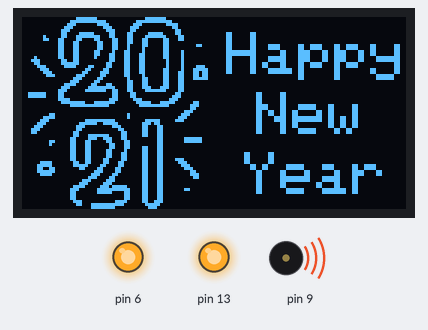
The sketch below on a simulated Arduino Uno, built with avr-gcc and run on an emulated ATmega328P. Parts: 128×64 one-colour display, output pins drawn as LEDs (lit = HIGH), buzzer (waves = sounding).

Above: at 1.1 s.
At 11.0 s:
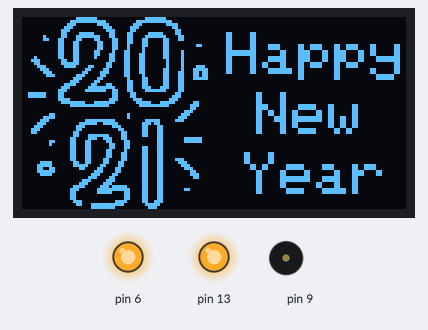
At 26.6 s:
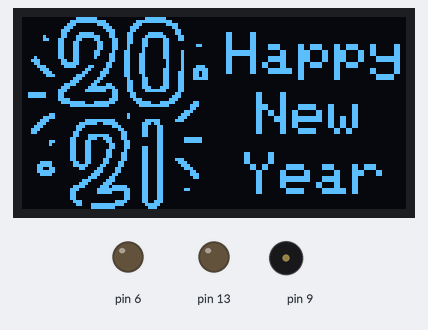
Timing chart, 0 to 28.1 s (numbered marks = the images above):
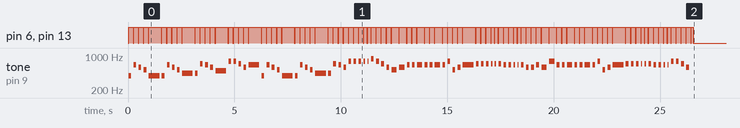

The sketch:

2021.ino
```cpp
/*
  We Wish You a Merry Christmas - Traditional Christmas song
  Connect a piezo buzzer or speaker to pin 11 or select a new pin.
  More songs available at https://github.com/robsoncouto/arduino-songs

                                              Robson Couto, 2019
*/
#include <SPI.h>
#include <Wire.h>
#include <Adafruit_GFX.h>
#include <Adafruit_SSD1306.h>
#define NOTE_B0  31
#define NOTE_C1  33
#define NOTE_CS1 35
#define NOTE_D1  37
#define NOTE_DS1 39
#define NOTE_E1  41
#define NOTE_F1  44
#define NOTE_FS1 46
#define NOTE_G1  49
#define NOTE_GS1 52
#define NOTE_A1  55
#define NOTE_AS1 58
#define NOTE_B1  62
#define NOTE_C2  65
#define NOTE_CS2 69
#define NOTE_D2  73
#define NOTE_DS2 78
#define NOTE_E2  82
#define NOTE_F2  87
#define NOTE_FS2 93
#define NOTE_G2  98
#define NOTE_GS2 104
#define NOTE_A2  110
#define NOTE_AS2 117
#define NOTE_B2  123
#define NOTE_C3  131
#define NOTE_CS3 139
#define NOTE_D3  147
#define NOTE_DS3 156
#define NOTE_E3  165
#define NOTE_F3  175
#define NOTE_FS3 185
#define NOTE_G3  196
#define NOTE_GS3 208
#define NOTE_A3  220
#define NOTE_AS3 233
#define NOTE_B3  247
#define NOTE_C4  262
#define NOTE_CS4 277
#define NOTE_D4  294
#define NOTE_DS4 311
#define NOTE_E4  330
#define NOTE_F4  349
#define NOTE_FS4 370
#define NOTE_G4  392
#define NOTE_GS4 415
#define NOTE_A4  440
#define NOTE_AS4 466
#define NOTE_B4  494
#define NOTE_C5  523
#define NOTE_CS5 554
#define NOTE_D5  587
#define NOTE_DS5 622
#define NOTE_E5  659
#define NOTE_F5  698
#define NOTE_FS5 740
#define NOTE_G5  784
#define NOTE_GS5 831
#define NOTE_A5  880
#define NOTE_AS5 932
#define NOTE_B5  988
#define NOTE_C6  1047
#define NOTE_CS6 1109
#define NOTE_D6  1175
#define NOTE_DS6 1245
#define NOTE_E6  1319
#define NOTE_F6  1397
#define NOTE_FS6 1480
#define NOTE_G6  1568
#define NOTE_GS6 1661
#define NOTE_A6  1760
#define NOTE_AS6 1865
#define NOTE_B6  1976
#define NOTE_C7  2093
#define NOTE_CS7 2217
#define NOTE_D7  2349
#define NOTE_DS7 2489
#define NOTE_E7  2637
#define NOTE_F7  2794
#define NOTE_FS7 2960
#define NOTE_G7  3136
#define NOTE_GS7 3322
#define NOTE_A7  3520
#define NOTE_AS7 3729
#define NOTE_B7  3951
#define NOTE_C8  4186
#define NOTE_CS8 4435
#define NOTE_D8  4699
#define NOTE_DS8 4978
#define REST      0
//Display
#define OLED_DC     A3
#define OLED_CS     A5
#define OLED_RESET  A4
Adafruit_SSD1306 display(OLED_DC, OLED_RESET, OLED_CS);

const unsigned char PROGMEM chr [] = {
0x00, 0x00, 0x3F, 0x80, 0x00, 0x7F, 0x00, 0x00, 0x00, 0x00, 0xFF, 0xF0, 0x03, 0xFF, 0xC0, 0x00,
0x00, 0x01, 0xC0, 0x78, 0x07, 0x00, 0xF0, 0x00, 0x00, 0x03, 0x80, 0x1C, 0x0E, 0x00, 0x30, 0x00,
0x00, 0x07, 0x00, 0x0E, 0x0C, 0x00, 0x18, 0x00, 0x00, 0x06, 0x1F, 0x06, 0x18, 0x3E, 0x18, 0x00,
0x01, 0x06, 0x3F, 0xC6, 0x18, 0x7F, 0x0C, 0x00, 0x01, 0x8C, 0x30, 0xC3, 0x18, 0xC1, 0x8C, 0x00,
0x00, 0x0C, 0x60, 0x63, 0x18, 0xC1, 0x80, 0x00, 0x00, 0x0C, 0x60, 0x63, 0x10, 0xC1, 0x80, 0x30,
0x00, 0x0C, 0x60, 0x63, 0x10, 0x81, 0x80, 0x00, 0x00, 0x0C, 0x60, 0xC2, 0x30, 0x81, 0x84, 0x00,
0x00, 0x0C, 0x60, 0xC6, 0x31, 0x81, 0x84, 0x00, 0x08, 0x0C, 0x60, 0x86, 0x31, 0x81, 0x84, 0x00,
0x1C, 0x06, 0x60, 0x06, 0x31, 0x80, 0x84, 0x00, 0x0C, 0x07, 0xE0, 0x0C, 0x31, 0x80, 0x84, 0x00,
0x07, 0x03, 0xC3, 0x0C, 0x31, 0x80, 0x84, 0x38, 0x03, 0x80, 0x06, 0x18, 0x31, 0x81, 0x84, 0x7C,
0x01, 0xC0, 0x0C, 0x38, 0x31, 0x81, 0x8C, 0x6C, 0x00, 0xE0, 0x38, 0x30, 0x30, 0x81, 0x8C, 0x6C,
0x00, 0x00, 0x70, 0x60, 0x10, 0xC1, 0x8C, 0x7C, 0x00, 0x00, 0xE0, 0xC0, 0x18, 0xC1, 0x8C, 0x00,
0x00, 0x03, 0xC1, 0x8C, 0x18, 0xC1, 0x8C, 0x00, 0x00, 0x07, 0x03, 0xFE, 0x18, 0xE3, 0x8C, 0x00,
0x00, 0x0E, 0x07, 0xF3, 0x18, 0x7F, 0x0C, 0x00, 0x3F, 0x0C, 0x00, 0x03, 0x0C, 0x00, 0x18, 0x00,
0x3F, 0x0C, 0x00, 0x03, 0x0C, 0x00, 0x38, 0x00, 0x00, 0x0F, 0x00, 0x07, 0x07, 0x00, 0x70, 0x00,
0x00, 0x07, 0xF8, 0xFE, 0x03, 0xE3, 0xE0, 0x60, 0x00, 0x00, 0xFF, 0xF8, 0x01, 0xFF, 0x80, 0xE0,
0x00, 0x00, 0x00, 0x00, 0x00, 0x00, 0x00, 0xC0, 0x00, 0x00, 0x00, 0x00, 0x00, 0x00, 0x03, 0x80,
0x00, 0x60, 0x00, 0x00, 0x10, 0x00, 0x07, 0x00, 0x01, 0xE0, 0x00, 0x00, 0x10, 0x00, 0x0E, 0x00,
0x03, 0x80, 0x07, 0xFE, 0x00, 0x7C, 0x1C, 0x00, 0x07, 0x00, 0x1F, 0x9F, 0x00, 0xEC, 0x00, 0x00,
0x0E, 0x00, 0x38, 0x03, 0x80, 0xC6, 0x00, 0x00, 0x1C, 0x00, 0x30, 0x00, 0xC0, 0xC6, 0x00, 0x00,
0x18, 0x00, 0x60, 0x00, 0x60, 0xC6, 0x00, 0x00, 0x00, 0x00, 0x63, 0xF8, 0x60, 0xC6, 0x00, 0x00,
0x00, 0x00, 0xC3, 0x9C, 0x60, 0x06, 0x03, 0xF0, 0x00, 0x60, 0xC6, 0x0C, 0x30, 0x06, 0x03, 0xF0,
0x00, 0x40, 0xC6, 0x06, 0x30, 0x06, 0x00, 0x00, 0x00, 0x00, 0xC6, 0x06, 0x30, 0xC6, 0x00, 0x00,
0x00, 0x00, 0xC6, 0x0C, 0x20, 0xC6, 0x00, 0x00, 0x00, 0x00, 0xC6, 0x0C, 0x60, 0xC6, 0x00, 0x00,
0x00, 0x00, 0xC6, 0x0C, 0x60, 0xC6, 0x00, 0x00, 0x00, 0x00, 0xC6, 0x18, 0x60, 0xC6, 0x1C, 0x00,
0x03, 0xC0, 0x66, 0x18, 0xC0, 0xC6, 0x0E, 0x00, 0x07, 0xC0, 0x7C, 0x30, 0xC0, 0xC6, 0x07, 0x00,
0x06, 0x60, 0x18, 0x61, 0x80, 0xC6, 0x03, 0x80, 0x07, 0xE0, 0x00, 0xE1, 0x80, 0xC6, 0x00, 0xC0,
0x03, 0xC0, 0x01, 0xC3, 0x00, 0xC6, 0x00, 0xE0, 0x00, 0x00, 0x03, 0x86, 0x00, 0xC6, 0x00, 0x60,
0x00, 0x00, 0x0E, 0x0E, 0x00, 0xC6, 0x00, 0x00, 0x00, 0x00, 0x1C, 0x1C, 0x00, 0xC6, 0x00, 0x00,
0x00, 0x00, 0x78, 0x3B, 0xE0, 0xC6, 0x00, 0x00, 0x00, 0x00, 0xE0, 0x7F, 0xF0, 0xC6, 0x03, 0x00,
0x00, 0x00, 0xC0, 0x7C, 0x30, 0xC6, 0x00, 0x00, 0x00, 0x00, 0xC0, 0x00, 0x30, 0xC6, 0x00, 0x00,
0x00, 0x00, 0xC0, 0x00, 0x30, 0xC6, 0x00, 0x00, 0x00, 0x00, 0x70, 0x01, 0xE0, 0xCE, 0x00, 0x00,
0x00, 0x00, 0x31, 0xFF, 0xC0, 0x7C, 0x00, 0x00, 0x00, 0x00, 0x01, 0xFE, 0x00, 0x38, 0x00, 0x00
};


int melody[] = {
  NOTE_G4, NOTE_E5, NOTE_D5,NOTE_C5, NOTE_G4, NOTE_G4, NOTE_E5,NOTE_D5,NOTE_C5,NOTE_A4,

  NOTE_A4, NOTE_F5, NOTE_E5,NOTE_D5, NOTE_B4, NOTE_G5, NOTE_G5,NOTE_F5,NOTE_D5,NOTE_E5,

  NOTE_G4, NOTE_E5, NOTE_D5,NOTE_C5, NOTE_G4, NOTE_G4,NOTE_E5,NOTE_D5,NOTE_C5,NOTE_A4,

   NOTE_A4, NOTE_F5,NOTE_E5, NOTE_D5, NOTE_G5,NOTE_G5,NOTE_G5,NOTE_G5,NOTE_G5,NOTE_A5,NOTE_G5,NOTE_F5,NOTE_D5,NOTE_C5,NOTE_D5,

  NOTE_E5, NOTE_E5, NOTE_E5,NOTE_E5, NOTE_E5, NOTE_E5,NOTE_E5,NOTE_G5,NOTE_C5,NOTE_D5,NOTE_E5,

  NOTE_F5, NOTE_F5, NOTE_F5,NOTE_F5, NOTE_F5, NOTE_F5,NOTE_E5,NOTE_E5,NOTE_E5,NOTE_E5,NOTE_E5,NOTE_D5,NOTE_D5,NOTE_E5,NOTE_D5,NOTE_G5,

  NOTE_E5, NOTE_E5, NOTE_E5,NOTE_E5, NOTE_E5, NOTE_E5,NOTE_E5,NOTE_G5,NOTE_C5,NOTE_D5,NOTE_E5,

  NOTE_F5, NOTE_F5, NOTE_F5,NOTE_F5, NOTE_F5, NOTE_F5,NOTE_E5,NOTE_E5,NOTE_E5,NOTE_E5,NOTE_G5,NOTE_G5,NOTE_F5,NOTE_D5,NOTE_C5
};

// note durations: 4 = quarter note, 8 = eighth note, etc.:
int noteDurations[] = {
  8,8,8,8,2,8,8,8,8,2,
  8,8,8,8,2,8,8,8,8,2,
  8,8,8,8,2,8,8,8,8,2,
  8,8,8,8,8,8,8,16,16,8,8,8,8,4,4,
  8,8,4,8,8,4,8,8,8,8,2,
  8,8,8,16,16,8,8,8,16,16,8,8,8,8,4,4,
  8,8,4,8,8,4,8,8,8,8,2,
  8,8,8,16,16,8,8,8,16,16,8,8,8,8
};
void setup() {

  pinMode(13, OUTPUT);
  pinMode(6, OUTPUT);
  display.begin(SSD1306_SWITCHCAPVCC);
  display.clearDisplay();
  // iterate over the notes of the melody.
  // Remember, the array is twice the number of notes (notes + durations)
  for (int thisNote = 0; thisNote < 98; thisNote++) {

    // calculates the duration of each note
    int noteDuration = 1000 / noteDurations[thisNote];
    tone(9, melody[thisNote], noteDuration);
    digitalWrite(6, HIGH);
    digitalWrite(13, HIGH);
    display.setTextSize(2);
    display.setTextColor(WHITE);
    display.setCursor(68, 5);
    display.print(F("Happy"));
    display.setCursor(78, 25);
    display.print(F("New"));
    display.setCursor(74, 45);
    display.print(F("Year"));

    display.drawBitmap(0, 0, chr, 64, 64, 1);
    display.display();

    // Wait for the specief duration before playing the next note.
    int pauseBetweenNotes = noteDuration +50;
    delay(pauseBetweenNotes);
    // stop the tone playing:
    noTone(9);
    digitalWrite(6, LOW);
    digitalWrite(13, LOW);
    delay(30);
  }
}

void loop() {
  // no need to repeat the melody.

  // Wait for the specief duration before playing the next note.

}
```
